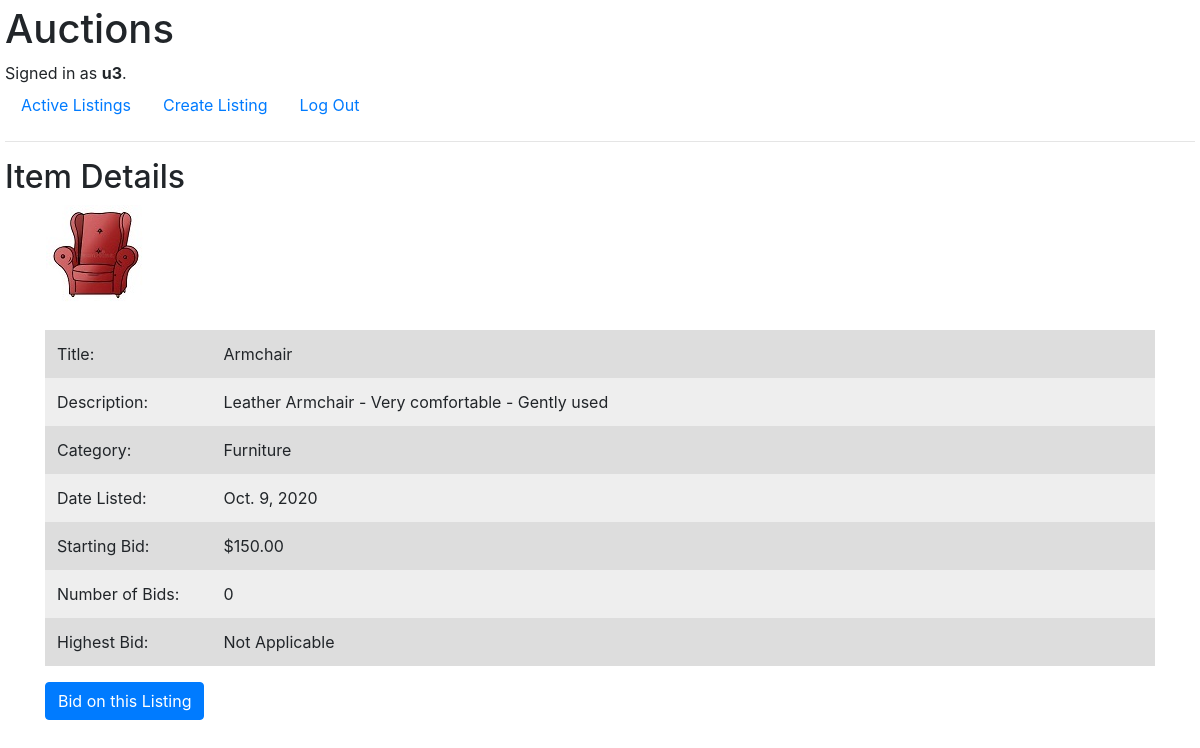
The app's page /2/ (signed in), older data.
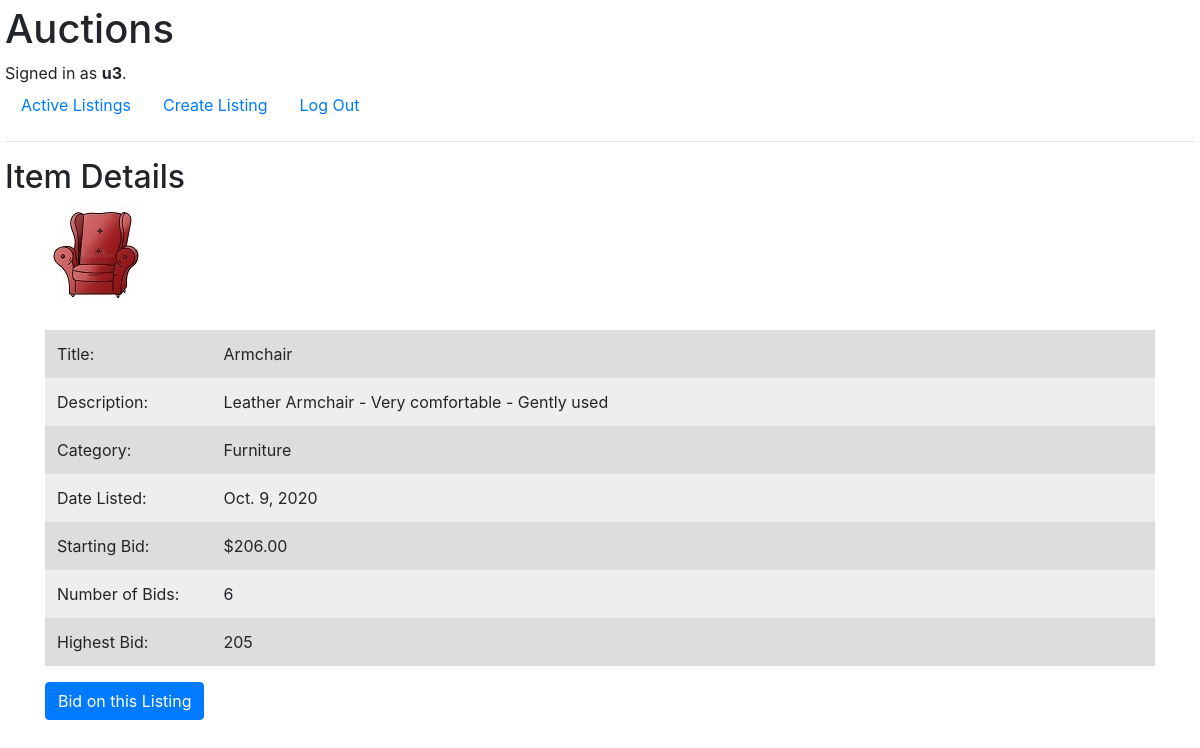
The same page, newer data.
### auctions/models.py (models this page shows, shortened)
class Listing(models.Model):
    title = models.CharField(max_length=32)
    description = models.CharField(max_length=256)
    starting_bid = models.DecimalField(max_digits=7, decimal_places=2)
    category = models.CharField(max_length=32)
    date_listed = models.DateField(auto_now_add=True)
    active = models.BooleanField(default=True)
    user_id = models.ForeignKey(User, on_delete=models.CASCADE, related_name="sellers")
    image = models.URLField(max_length=256, blank=True)
    bid_count = models.IntegerField(default=0)
    max_bid = models.DecimalField(max_digits=7, decimal_places=2, default=0.00)

### auctions/views.py (the view)
# urls.py: path('<pk>/', views.ListingDetailView.as_view(), name="detail"),
class ListingDetailView(DetailView):
    model = Listing
    context_object_name = "listing"
    def get_context_data(self, **kwargs):
        context = super(ListingDetailView, self).get_context_data(**kwargs)
        context['bid_details'] = util.get_bid_details(self.kwargs['pk'])
        return context

### auctions/util.py (called while the page is built)
def get_bid_details(id):
    filtered_bids = Bid.objects.filter(title_id=id).exclude(active=False)
    bid_count = filtered_bids.count()
    max_bid = filtered_bids.aggregate(Max('bid_amount'))['bid_amount__max']
    bid_details = {"bid_count": bid_count,
                   "max_bid": max_bid,
                   }
    return bid_details

### auctions/templates/auctions/listing_detail.html
{% extends "auctions/layout.html" %}
{% block body %}
    <h2>Item Details</h2>
    {% if listing  and listing.active == True %}
        <div class="container">
            <div class="images">
                <img src="{{ listing.image }}" alt="image">
            </div>
            <br>
            <table class="table table-borderless">
                <col style="width:15%">
                <col style="width:85%">
                <tr>
                    <td>Title:</td>
                    <td class="text-left">{{ listing.title }}</td>
                </tr>
                <tr>
                    <td>Description:</td>
                    <td class="text-left">{{ listing.description }}</td>
                </tr>
                <tr>
                    <td>Category:</td>
                    <td class="text-left">{{ listing.category }}</td>
                </tr>
                <tr>
                    <td>Date Listed:</td>
                    <td class="text-left">{{ listing.date_listed }}</td>
                </tr>
                <tr>
                    <td>Starting Bid:</td>
                    <td class="text-left">${{ listing.starting_bid }}</td>
                </tr>
                <tr>
                    <td>Number of Bids:</td>
                    <td>{{ bid_details.bid_count }}</td>
                </tr>
                <tr>
                    <td>Highest Bid:</td>
                    <td>
                        {% if bid_details.max_bid == None %}
                            Not Applicable
                        {% else %}
                            {{ bid_details.max_bid }}
                        {% endif %}
                    </td>
                </tr>
            </table>
             {% if user == listing.user_id %}
                <strong>This item is one of your listings</strong>
                <br>
                <div class="container">
                <br>
                <a class='btn btn-warning' href="{% url 'update' listing.pk %}">
                    Update this Listing</a>
                <a class='btn btn-danger' href="{% url 'close' listing.pk %}">
                    Close this listing</a>
                </div>
             {% elif user.is_authenticated %}
                 <a class="btn btn-primary" href="{% url 'bid' pk=listing.pk %}">
                     Bid on this Listing</a>
            {% endif %}
        </div>
    {% else %}
        <strong>Item details not found OR the Listing is not active</strong>
    {% endif %}
{% endblock %}

Row changes from the older to the newer data that the page shows:
changed Listing "Armchair": starting_bid "150.00" → "206.00"
Text that changed along with them:
{{ bid_details.bid_count }}: "0" → "6"
{{ bid_details.max_bid }}: (not shown) → "205"
text no longer shown: "Not Applicable"
